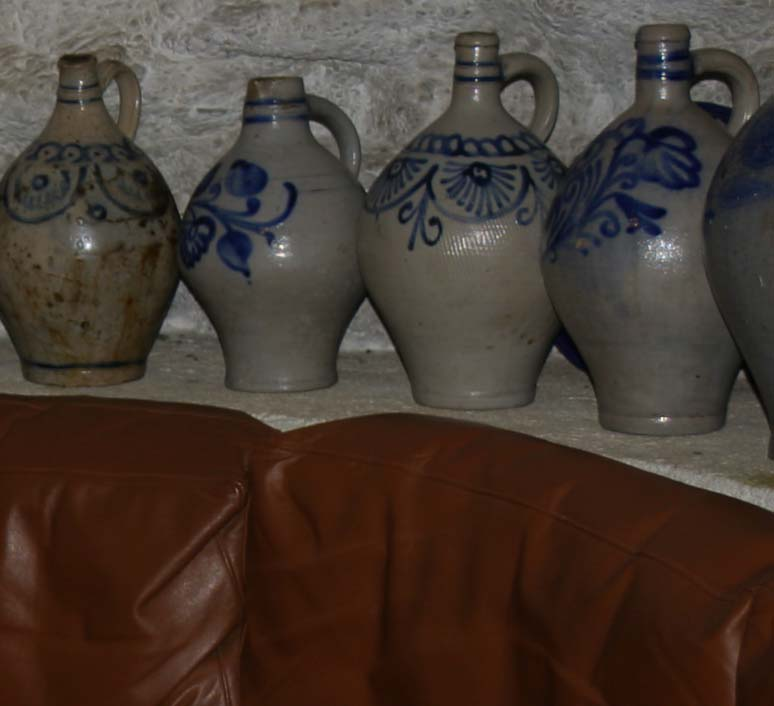
#> input picture data/flash_no_flash/cave01_00_flash.jpg, 774 x 706 px
$ jupyter execute --allow-errors flash-no-flash.ipynb   (shell and % lines are left out)   (older library calls are emulated)
#> lines starting #> are read from the running program, lines starting #| are printed output that depends on the picture
### utils/common_utils.py
import torch
import torch.nn as nn
import torchvision
import sys

import numpy as np
from PIL import Image
import PIL
import numpy as np

import matplotlib.pyplot as plt

# [41 lines left out: functions crop_image, get_params, not called in this run]

def get_image_grid(images_np, nrow=8):
    '''Creates a grid from a list of images by concatenating them.'''
    images_torch = [torch.from_numpy(x) for x in images_np]
    torch_grid = torchvision.utils.make_grid(images_torch, nrow)

    return torch_grid.numpy()

def plot_image_grid(images_np, nrow =8, factor=1, interpolation='lanczos'):
    """Draws images in a grid

    Args:
        images_np: list of images, each image is np.array of size 3xHxW of 1xHxW
        nrow: how many images will be in one row
        factor: size if the plt.figure
        interpolation: interpolation used in plt.imshow
    """
    n_channels = max(x.shape[0] for x in images_np)
    assert (n_channels == 3) or (n_channels == 1), "images should have 1 or 3 channels"

    images_np = [x if (x.shape[0] == n_channels) else np.concatenate([x, x, x], axis=0) for x in images_np]

    grid = get_image_grid(images_np, nrow)

    plt.figure(figsize=(len(images_np) + factor, 12 + factor))

    if images_np[0].shape[0] == 1:
        plt.imshow(grid[0], cmap='gray', interpolation=interpolation)
    else:
        plt.imshow(grid.transpose(1, 2, 0), interpolation=interpolation)

    plt.show()

    return grid

def load(path):
    """Load PIL image."""
#> called with path = 'data/flash_no_flash/cave01_00_flash.jpg'
    img = Image.open(path)
#> img is the input picture: PIL image 774x706 RGB; mean R, G, B 69.4, 56.4, 48.1
    return img

def get_image(path, imsize=-1):
    """Load an image and resize to a cpecific size.

    Args:
        path: path to image
        imsize: tuple or scalar with dimensions; -1 for `no resize`
    """
    img = load(path)

    if isinstance(imsize, int):
        imsize = (imsize, imsize)

    if imsize[0]!= -1 and img.size != imsize:
        if imsize[0] > img.size[0]:
            img = img.resize(imsize, Image.BICUBIC)
        else:
            img = img.resize(imsize, Image.ANTIALIAS)

    img_np = pil_to_np(img)

    return img, img_np


# [36 lines left out: functions fill_noise, get_noise, not called in this run]

def pil_to_np(img_PIL):
    '''Converts image in PIL format to np.array.

    From W x H x C [0...255] to C x W x H [0..1]
    '''
    ar = np.array(img_PIL)

    if len(ar.shape) == 3:
        ar = ar.transpose(2,0,1)
    else:
        ar = ar[None, ...]

    return ar.astype(np.float32) / 255.

# [13 lines left out: function np_to_pil, not called in this run]

def np_to_torch(img_np):
    '''Converts image in numpy.array to torch.Tensor.

    From C x W x H [0..1] to  C x W x H [0..1]
    '''
    return torch.from_numpy(img_np)[None, :]

# [43 lines left out: functions torch_to_np, optimize, not called in this run]

### utils/sr_utils.py
from .common_utils import *

# [13 lines left out: function put_in_center, not called in this run]


def load_LR_HR_imgs_sr(fname, imsize, factor, enforse_div32=None):
    '''Loads an image, resizes it, center crops and downscales.

    Args:
        fname: path to the image
        imsize: new size for the image, -1 for no resizing
        factor: downscaling factor
        enforse_div32: if 'CROP' center crops an image, so that its dimensions are divisible by 32.
    '''
    img_orig_pil, img_orig_np = get_image(fname, -1)

    if imsize != -1:
        img_orig_pil, img_orig_np = get_image(fname, imsize)

    # For comparison with GT
    if enforse_div32 == 'CROP':
        new_size = (img_orig_pil.size[0] - img_orig_pil.size[0] % 32,
                    img_orig_pil.size[1] - img_orig_pil.size[1] % 32)
#> new_size = (768, 704)

        bbox = [
                (img_orig_pil.size[0] - new_size[0])/2,
                (img_orig_pil.size[1] - new_size[1])/2,
                (img_orig_pil.size[0] + new_size[0])/2,
                (img_orig_pil.size[1] + new_size[1])/2,
        ]
#> bbox = [3, 1, 771, 705]

        img_HR_pil = img_orig_pil.crop(bbox)
        img_HR_np = pil_to_np(img_HR_pil)
    else:
        img_HR_pil, img_HR_np = img_orig_pil, img_orig_np

    LR_size = [
               img_HR_pil.size[0] // factor,
               img_HR_pil.size[1] // factor
    ]
#> LR_size = [768, 704]

    img_LR_pil = img_HR_pil.resize(LR_size, Image.ANTIALIAS)
    img_LR_np = pil_to_np(img_LR_pil)

    print('HR and LR resolutions: %s, %s' % (str(img_HR_pil.size), str (img_LR_pil.size)))
#| HR and LR resolutions: (768, 704), (768, 704)

    return {
                'orig_pil': img_orig_pil,
                'orig_np':  img_orig_np,
                'LR_pil':  img_LR_pil,
                'LR_np': img_LR_np,
                'HR_pil':  img_HR_pil,
                'HR_np': img_HR_np
           }


# [26 lines left out: functions get_baselines, tv_loss, not called in this run]

### flash-no-flash.ipynb
Code for **"Flash/No Flash"** figure.

[cell 1]
"""
*Uncomment if running on colab*
Set Runtime -> Change runtime type -> Under Hardware Accelerator select GPU in Google Colab
"""
# !git clone https://github.com/DmitryUlyanov/deep-image-prior
# !mv deep-image-prior/* ./

# Import libs

[cell 2]
from __future__ import print_function
import matplotlib.pyplot as plt

import os
#os.environ['CUDA_VISIBLE_DEVICES'] = '3'

import numpy as np
from models import *

import torch
import torch.optim

from utils.denoising_utils import *
from utils.sr_utils import load_LR_HR_imgs_sr
torch.backends.cudnn.enabled = True
torch.backends.cudnn.benchmark =True
dtype = torch.cuda.FloatTensor

imsize =-1
PLOT = True

# Load image

[cell 3]
imgs = load_LR_HR_imgs_sr('data/flash_no_flash/cave01_00_flash.jpg', -1, 1, enforse_div32='CROP')
#> imgs = 6 items
img_flash = load_LR_HR_imgs_sr('data/flash_no_flash/cave01_00_flash.jpg', -1, 1, enforse_div32='CROP')['HR_pil']
#| HR and LR resolutions: (768, 704), (768, 704)
img_flash_np = pil_to_np(img_flash)

img_noflash = load_LR_HR_imgs_sr('data/flash_no_flash/cave01_01_noflash.jpg', -1, 1, enforse_div32='CROP')['HR_pil']
#> call 3 of load_LR_HR_imgs_sr, with imsize = -1, factor = 1, enforse_div32 = 'CROP'
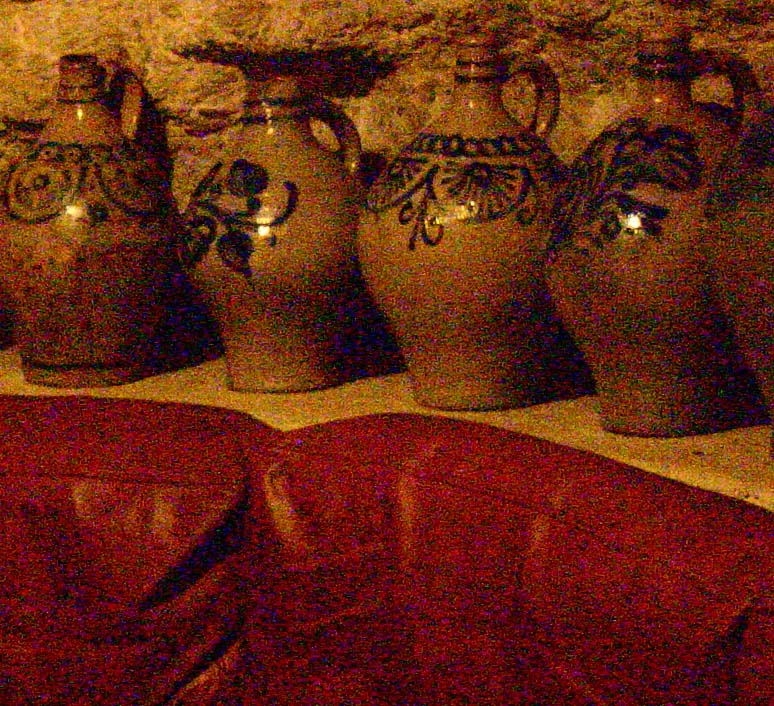
#> input picture data/flash_no_flash/cave01_01_noflash.jpg, 774 x 706 px
#> in load, img is the input picture: PIL image 774x706 RGB; mean R, G, B 101.1, 38.2, 17.8
#> in load_LR_HR_imgs_sr (call 3), `img_HR_pil = img_orig_pil.crop(bbox)`:
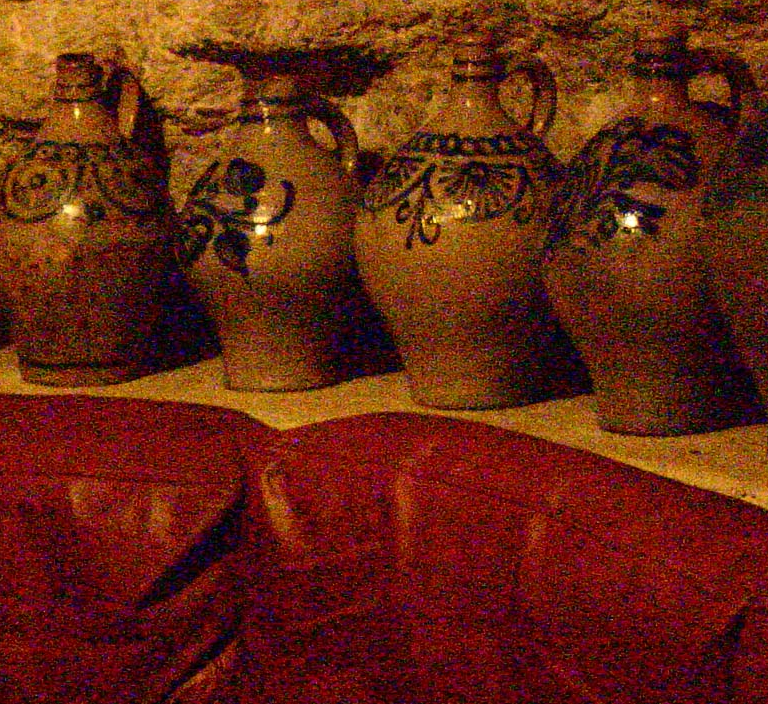
#> img_HR_pil: PIL image 768x704 RGB; mean R, G, B 101, 38.2, 17.8
#| HR and LR resolutions: (768, 704), (768, 704)
img_noflash_np = pil_to_np(img_noflash)

#> (the rest of this cell did not finish here and is left out)

#> in plot_image_grid, `n_channels = max(x.shape[0] for x in images_np)`: n_channels = 3
#> in plot_image_grid, `images_np = [x if (x.shape[0] == n_channels) else np.concatenate([x, x..`: images_np = 2 items

# Setup

[cell 4]
pad = 'reflection'
OPT_OVER = 'net'

num_iter = 601
LR = 0.1
OPTIMIZER = 'adam'
reg_noise_std = 0.0
show_every = 50
figsize = 6

# We will use flash image as input
input_depth = 3
#> (the rest of this cell did not finish here and is left out)

#> (a cell that did not finish here is left out)

# Optimize

#> (a cell that did not finish here is left out)
